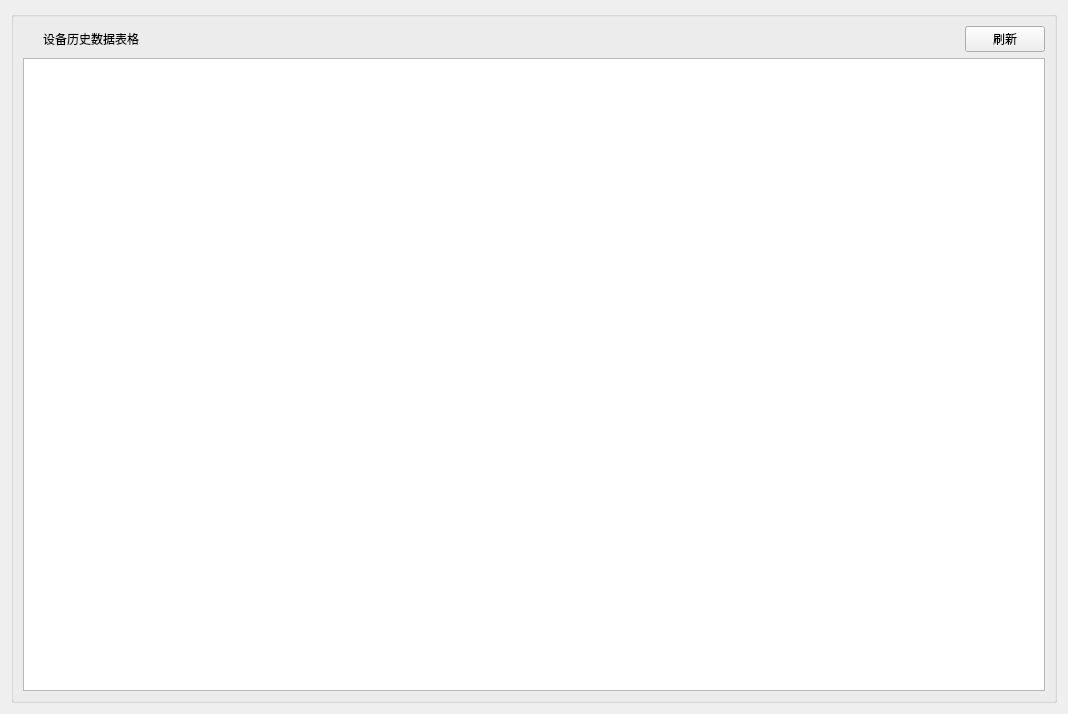
<?xml version="1.0" encoding="UTF-8"?>
<ui version="4.0">
 <class>Widget_HistoryData</class>
 <widget class="QWidget" name="Widget_HistoryData">
  <property name="geometry">
   <rect>
    <x>0</x>
    <y>0</y>
    <width>1068</width>
    <height>714</height>
   </rect>
  </property>
  <property name="windowTitle">
   <string>Form</string>
  </property>
  <layout class="QGridLayout" name="gridLayout_2">
   <item row="0" column="0">
    <layout class="QVBoxLayout" name="verticalLayout">
     <item>
      <widget class="QGroupBox" name="groupBox">
       <property name="title">
        <string/>
       </property>
       <layout class="QGridLayout" name="gridLayout">
        <item row="1" column="0">
         <widget class="QTableWidget" name="tableWidget"/>
        </item>
        <item row="0" column="0">
         <layout class="QHBoxLayout" name="horizontalLayout">
          <item>
           <spacer name="horizontalSpacer_4">
            <property name="orientation">
             <enum>Qt::Horizontal</enum>
            </property>
            <property name="sizeType">
             <enum>QSizePolicy::Fixed</enum>
            </property>
            <property name="sizeHint" stdset="0">
             <size>
              <width>20</width>
              <height>20</height>
             </size>
            </property>
           </spacer>
          </item>
          <item>
           <widget class="QLabel" name="label">
            <property name="text">
             <string>设备历史数据表格</string>
            </property>
           </widget>
          </item>
          <item>
           <spacer name="horizontalSpacer_3">
            <property name="orientation">
             <enum>Qt::Horizontal</enum>
            </property>
            <property name="sizeHint" stdset="0">
             <size>
              <width>40</width>
              <height>20</height>
             </size>
            </property>
           </spacer>
          </item>
          <item>
           <spacer name="horizontalSpacer">
            <property name="orientation">
             <enum>Qt::Horizontal</enum>
            </property>
            <property name="sizeHint" stdset="0">
             <size>
              <width>40</width>
              <height>20</height>
             </size>
            </property>
           </spacer>
          </item>
          <item>
           <spacer name="horizontalSpacer_2">
            <property name="orientation">
             <enum>Qt::Horizontal</enum>
            </property>
            <property name="sizeHint" stdset="0">
             <size>
              <width>40</width>
              <height>20</height>
             </size>
            </property>
           </spacer>
          </item>
          <item>
           <widget class="QPushButton" name="pushButton_RefreshHistoryData">
            <property name="text">
             <string>刷新</string>
            </property>
           </widget>
          </item>
         </layout>
        </item>
       </layout>
      </widget>
     </item>
    </layout>
   </item>
  </layout>
 </widget>
 <resources/>
 <connections/>
</ui>
